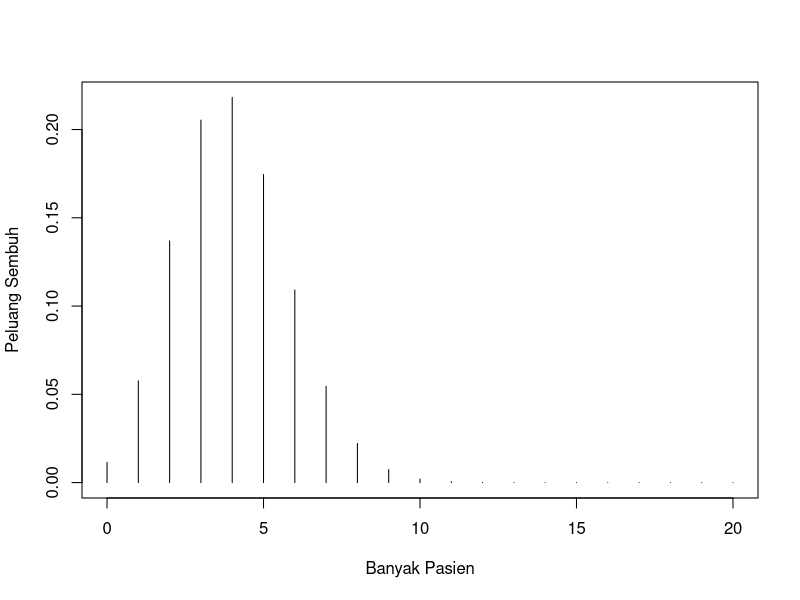

R code for this plot:
set.seed(1)

Var_2_n = 20
Var_2_p = 0.2 # Peluang sembuh

# 2.a
Var_2a_x = 4

Answer_2a = dbinom(x = Var_2a_x, size = Var_2_n, prob = Var_2_p)

# 2.b
Hist_2b_x = seq(0, Var_2_n, 1)
Hist_2b_y = dbinom(x = Hist_2b_x, size = Var_2_n, prob = Var_2_p)

Answer_2b = plot(Hist_2b_x, Hist_2b_y, type = 'h', xlab = 'Banyak Pasien', ylab = 'Peluang Sembuh')

# 2.c
# Nilai rataan = n**2 * p**2 - n * p**2 + n * p
Answer_2c_rataan = Var_2_n**2 * Var_2_p**2 - Var_2_n * Var_2_p**2 + Var_2_n * Var_2_p

# Nilai varian = n * p * q
Var_2_q = 1 - Var_2_p
Answer_2c_varian = Var_2_n * Var_2_p * Var_2_n